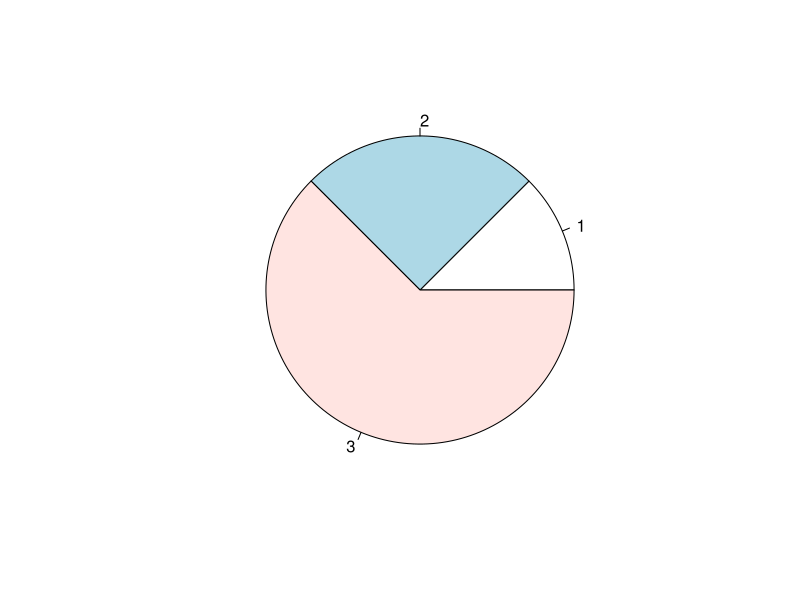

Recreate this plot in R. (Note: this script raises an error after producing the figure.)
##### RDA Deutschland Tagung 2020 - Advanced Track - Workshop ##### 

#################### Datenvisualisierung mit R ####################

# Pie Charts
require()

pie(c(10,20,50))

pie(c(10,20,50),
    labels=c("Gruppe 1","Gruppe 2","Gruppe 3"),
    main="Gruppen",
    clockwise = TRUE,
    edges=200,
    radius=1,
    border=NA,
    col=viridis(3,alpha=0.7)
)

